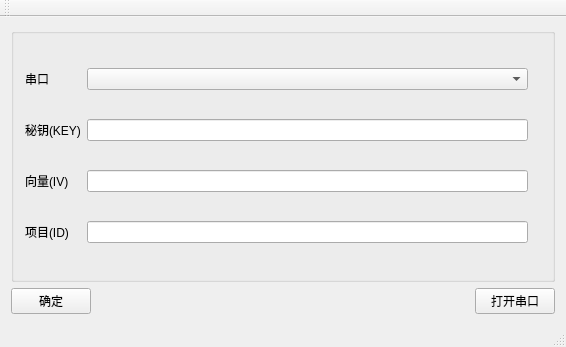
<?xml version="1.0" encoding="UTF-8"?>
<ui version="4.0">
 <class>MainWindow</class>
 <widget class="QMainWindow" name="MainWindow">
  <property name="geometry">
   <rect>
    <x>0</x>
    <y>0</y>
    <width>566</width>
    <height>347</height>
   </rect>
  </property>
  <property name="cursor">
   <cursorShape>ArrowCursor</cursorShape>
  </property>
  <property name="windowTitle">
   <string>DTU串口协议配置</string>
  </property>
  <property name="iconSize">
   <size>
    <width>24</width>
    <height>24</height>
   </size>
  </property>
  <widget class="QWidget" name="centralWidget">
   <layout class="QVBoxLayout" name="verticalLayout_2" stretch="1,0">
    <item>
     <widget class="QGroupBox" name="groupBox">
      <property name="title">
       <string/>
      </property>
      <property name="alignment">
       <set>Qt::AlignLeading|Qt::AlignLeft|Qt::AlignVCenter</set>
      </property>
      <layout class="QGridLayout" name="gridLayout" columnstretch="0,0,0,0,0">
       <item row="4" column="0">
        <widget class="QLabel" name="label_IV">
         <property name="text">
          <string>向量(IV)</string>
         </property>
        </widget>
       </item>
       <item row="1" column="0">
        <widget class="QLabel" name="label">
         <property name="text">
          <string>串口</string>
         </property>
        </widget>
       </item>
       <item row="1" column="3">
        <widget class="QComboBox" name="comboBox"/>
       </item>
       <item row="4" column="3">
        <widget class="QLineEdit" name="lineEdit_iv"/>
       </item>
       <item row="6" column="0">
        <widget class="QLabel" name="label_ID">
         <property name="text">
          <string>项目(ID)</string>
         </property>
        </widget>
       </item>
       <item row="2" column="3">
        <widget class="QLineEdit" name="lineEdit_key"/>
       </item>
       <item row="2" column="0">
        <widget class="QLabel" name="label_KEY">
         <property name="baseSize">
          <size>
           <width>0</width>
           <height>2</height>
          </size>
         </property>
         <property name="lineWidth">
          <number>2</number>
         </property>
         <property name="text">
          <string>秘钥(KEY)</string>
         </property>
        </widget>
       </item>
       <item row="6" column="3">
        <widget class="QLineEdit" name="lineEdit_id"/>
       </item>
       <item row="2" column="4">
        <widget class="QLabel" name="label_2">
         <property name="text">
          <string/>
         </property>
        </widget>
       </item>
       <item row="4" column="4">
        <widget class="QLabel" name="label_3">
         <property name="text">
          <string/>
         </property>
        </widget>
       </item>
       <item row="6" column="4">
        <widget class="QLabel" name="label_4">
         <property name="text">
          <string/>
         </property>
        </widget>
       </item>
      </layout>
     </widget>
    </item>
    <item>
     <layout class="QHBoxLayout" name="horizontalLayout">
      <item>
       <widget class="QPushButton" name="pushButton_2">
        <property name="text">
         <string>确定</string>
        </property>
       </widget>
      </item>
      <item>
       <spacer name="horizontalSpacer_2">
        <property name="orientation">
         <enum>Qt::Horizontal</enum>
        </property>
        <property name="sizeHint" stdset="0">
         <size>
          <width>40</width>
          <height>20</height>
         </size>
        </property>
       </spacer>
      </item>
      <item>
       <widget class="QPushButton" name="pushButton">
        <property name="text">
         <string>打开串口</string>
        </property>
       </widget>
      </item>
     </layout>
    </item>
   </layout>
  </widget>
  <widget class="QMenuBar" name="menuBar">
   <property name="geometry">
    <rect>
     <x>0</x>
     <y>0</y>
     <width>566</width>
     <height>23</height>
    </rect>
   </property>
  </widget>
  <widget class="QToolBar" name="mainToolBar">
   <attribute name="toolBarArea">
    <enum>TopToolBarArea</enum>
   </attribute>
   <attribute name="toolBarBreak">
    <bool>false</bool>
   </attribute>
  </widget>
  <widget class="QStatusBar" name="statusBar"/>
 </widget>
 <layoutdefault spacing="6" margin="11"/>
 <resources/>
 <connections/>
</ui>
